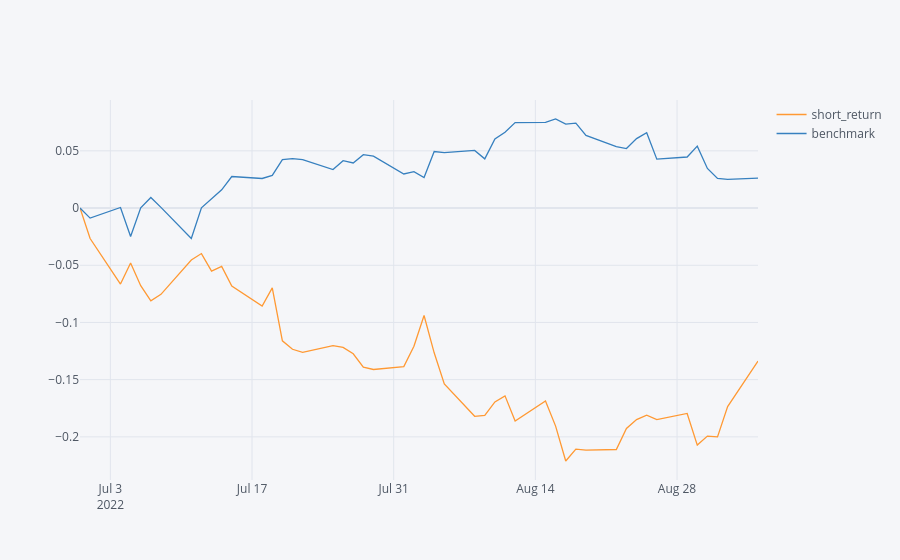

Notebook source saved alongside this figure:
### Markdown cell above
# Max Drawdown

### Code cell
drawdown_periods = [
    {'name': 'Period 1', 'start': '2022-06-30', 'end': '2022-09-05'},
    # {'name': 'Period 2', 'start': '2022-10-28', 'end': '2022-12-06	'},
]

def calculate_metrics(data):
    display(pd.concat({"CAGR(%)":data.cagr() * 100,
        'Sharpe' : data.mean() / data.std()*252**0.5,
        'Sortino': data.mean() / data[data < 0].std()*252**0.5,
        'Calmar':data.cagr() / abs(data.max_drawdown()),
        'MDD(%)' : data.max_drawdown()*100,
        '樣本勝率(%)' : data.apply(lambda X:((X.dropna()>0).sum() / X.dropna().shape[0])*100),
        '周勝率(%)' : data.apply(lambda X:((X.dropna().add(1).resample('W').prod().sub(1)>0).sum() / X.dropna().add(1).resample('W').prod().sub(1).dropna().shape[0])*100),
        '月勝率(%)' : data.apply(lambda X:((X.dropna().add(1).resample('ME').prod().sub(1)>0).sum() / X.dropna().add(1).resample('ME').prod().sub(1).shape[0])*100),
        '年勝率(%)' : data.apply(lambda X:((X.dropna().add(1).resample('YE').prod().sub(1)>0).sum() / X.dropna().add(1).resample('YE').prod().sub(1).shape[0])*100),
        '預期報酬(bps)':((1 + data).prod() ** (1 / len(data)) - 1)*10000,
        "avg_win(%)": data.apply(lambda X: X[X > 0].mean() * 100),
        "avg_loss(%)": data.apply(lambda X: X[X < 0].mean() * 100),
        'avg_win/avg_loss' : data.apply(lambda X:(X[X > 0].mean() / abs(X[X < 0].mean()))),
        '平均交易報酬(%)': data.apply(lambda x: (x[x != 0].mean()) * 100),
        'profit_factor' : data.profit_factor(),
        },axis = 1).round(2)) 

for period in drawdown_periods:
    period_data = bt_ret.loc[period['start']:period['end']]
    # period_data = period_data.drop(columns=['ls_return'])
    print(f"Performance Metrics for {period['start']} to {period['end']}")
    metrics = calculate_metrics(period_data)
    display(metrics)

cumulative_returns = bt_ret[['short_return', 'benchmark']].cumsum().ffill()

for i, period in enumerate(drawdown_periods):
    start, end = period['start'], period['end']

    period_data = cumulative_returns.loc[start:end]
    period_data = period_data - period_data.iloc[0]  
    period_data.iplot()

### Figure 1 — Plotly figure (JSON) as saved in the notebook; plotly's stock layout.template omitted (floating-point values rounded to 4 significant figures)
{"data": [{"line": {"color": "rgba(255, 153, 51, 1.0)", "dash": "solid", "shape": "linear", "width": 1.3}, "mode": "lines", "name": "short_return", "text": "", "type": "scatter", "x": ["2022-06-30", "2022-07-01", "2022-07-04", "2022-07-05", "2022-07-06", "2022-07-07", "2022-07-08", "2022-07-11", "2022-07-12", "2022-07-13", "2022-07-14", "2022-07-15", "2022-07-18", "2022-07-19", "2022-07-20", "2022-07-21", "2022-07-22", "2022-07-25", "2022-07-26", "2022-07-27", "2022-07-28", "2022-07-29", "2022-08-01", "2022-08-02", "2022-08-03", "2022-08-04", "2022-08-05", "2022-08-08", "2022-08-09", "2022-08-10", "2022-08-11", "2022-08-12", "2022-08-15", "2022-08-16", "2022-08-17", "2022-08-18", "2022-08-19", "2022-08-22", "2022-08-23", "2022-08-24", "2022-08-25", "2022-08-26", "2022-08-29", "2022-08-30", "2022-08-31", "2022-09-01", "2022-09-02", "2022-09-05"], "y": [0, -0.02668, -0.06646, -0.04809, -0.06786, -0.08106, -0.07541, -0.04546, -0.03979, -0.0551, -0.05096, -0.06818, -0.0856, -0.0698, -0.1161, -0.1234, -0.1261, -0.1202, -0.1217, -0.1274, -0.1391, -0.1411, -0.1386, -0.1207, -0.09394, -0.1265, -0.1538, -0.182, -0.1812, -0.1695, -0.1642, -0.1861, -0.1686, -0.1906, -0.2211, -0.2107, -0.2116, -0.211, -0.1927, -0.1849, -0.181, -0.1849, -0.1795, -0.2072, -0.1993, -0.2, -0.1735, -0.1338]}, {"line": {"color": "rgba(55, 128, 191, 1.0)", "dash": "solid", "shape": "linear", "width": 1.3}, "mode": "lines", "name": "benchmark", "text": "", "type": "scatter", "x": ["2022-06-30", "2022-07-01", "2022-07-04", "2022-07-05", "2022-07-06", "2022-07-07", "2022-07-08", "2022-07-11", "2022-07-12", "2022-07-13", "2022-07-14", "2022-07-15", "2022-07-18", "2022-07-19", "2022-07-20", "2022-07-21", "2022-07-22", "2022-07-25", "2022-07-26", "2022-07-27", "2022-07-28", "2022-07-29", "2022-08-01", "2022-08-02", "2022-08-03", "2022-08-04", "2022-08-05", "2022-08-08", "2022-08-09", "2022-08-10", "2022-08-11", "2022-08-12", "2022-08-15", "2022-08-16", "2022-08-17", "2022-08-18", "2022-08-19", "2022-08-22", "2022-08-23", "2022-08-24", "2022-08-25", "2022-08-26", "2022-08-29", "2022-08-30", "2022-08-31", "2022-09-01", "2022-09-02", "2022-09-05"], "y": [0, -0.008786, 0.000508, -0.02484, 0.000242, 0.009189, 0.000616, -0.02657, 0.00024, 0.008187, 0.01595, 0.02757, 0.02583, 0.0285, 0.04237, 0.04315, 0.04228, 0.03361, 0.04136, 0.03937, 0.04664, 0.04541, 0.02976, 0.03178, 0.02672, 0.04943, 0.04839, 0.05038, 0.04298, 0.06031, 0.06631, 0.0747, 0.07491, 0.07782, 0.07338, 0.07416, 0.06354, 0.05375, 0.05198, 0.06066, 0.06582, 0.04277, 0.0446, 0.05409, 0.03464, 0.02594, 0.02512, 0.02622]}], "layout": {"legend": {"bgcolor": "#F5F6F9", "font": {"color": "#4D5663"}}, "paper_bgcolor": "#F5F6F9", "plot_bgcolor": "#F5F6F9", "title": {"font": {"color": "#4D5663"}}, "xaxis": {"gridcolor": "#E1E5ED", "showgrid": true, "tickfont": {"color": "#4D5663"}, "title": {"font": {"color": "#4D5663"}, "text": ""}, "zerolinecolor": "#E1E5ED"}, "yaxis": {"gridcolor": "#E1E5ED", "showgrid": true, "tickfont": {"color": "#4D5663"}, "title": {"font": {"color": "#4D5663"}, "text": ""}, "zerolinecolor": "#E1E5ED"}}}
